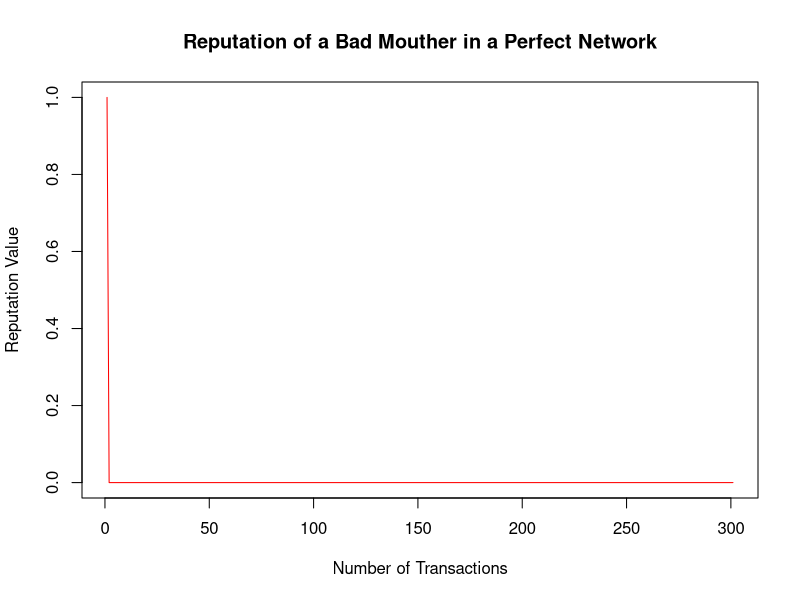
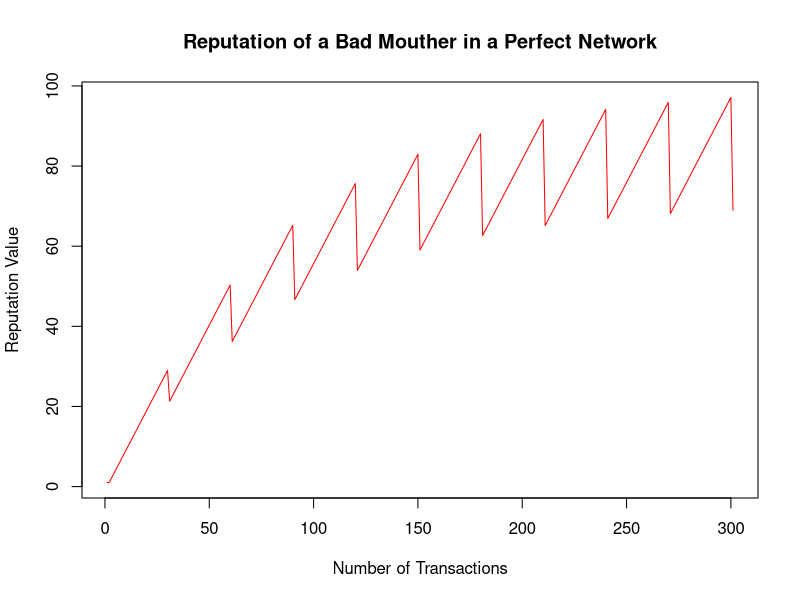
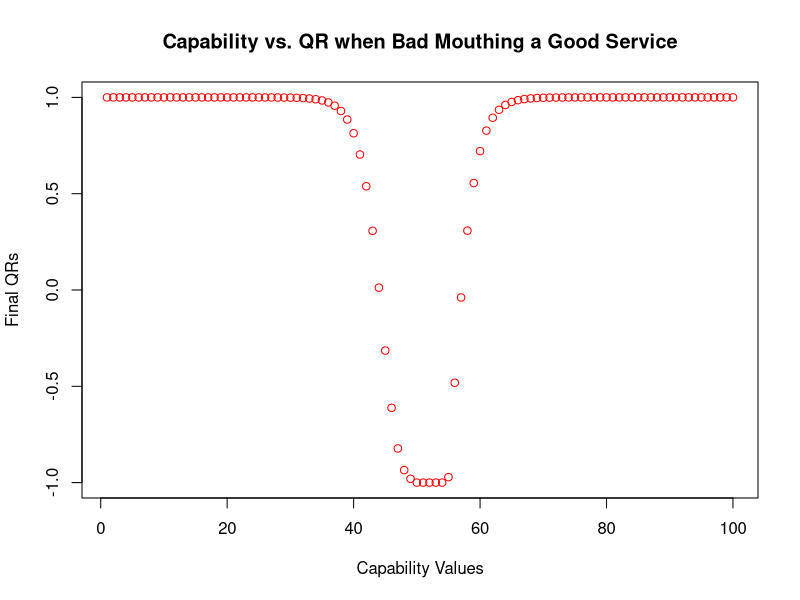

Write R code to recreate these figures, in order.
#!/usr/bin/env Rscript
# Author: Cody Lewis
# Date: 2019-02-13
# Description:
# Show the relationship between capability, QR, and Reputation

# The max values of service and capability respectively
S_MAX = 101
C_MAX = 101

# Get a scalar distance between 2 values
find_dist <- function(target, current) {
    return(abs(target - current))
}

# Find the distance between a report's context and a target context
report_dist <- function(c_j, s_j, c_target, s_target, eta, note,
			dS_max_sq, dC_max_sq, S_max, C_max) {
    shared_term = sqrt(
        (dS_max_sq + dC_max_sq) *
        (
         (find_dist(s_target, s_j)**2 /
          dS_max_sq) +
             (find_dist(c_target, c_j)**2 /
              dC_max_sq)
        )
    )
    unique_term = `if`(
        note,
        sqrt(
            (dS_max_sq + dC_max_sq) *
            (
             ((S_max - s_j) /
              (S_max - (s_target - eta)))**2 +
             (c_j /
              (c_target + eta))**2
            )
        ),
        sqrt(
            (dS_max_sq + dC_max_sq) *
            (
             ((C_max - c_j) /
              (C_max - (c_target - eta)))**2 +
             (s_j / (s_target + eta))**2
            )
        )
    )
    return(min(shared_term, unique_term))
}

find_s <- function(note_j) {
    return((1 / 2) * (note_j**2 - note_j))
}

# Find the weight of a report
find_weight <- function(lambda, theta, note, report_time, distance, time) {
    theta_exp = ((find_s(note) + 1) * (time - report_time))
    return((lambda ** distance) * (theta ** theta_exp))
}

# Give a value stating the significance of older occurances
find_c_i <- function(theta, t_1, t_i) {
    return(theta ** (t_1 - t_i))
}

# Find a quality of reccomendation for a given report weight
find_qr <- function(weight, client_note, theta, time, node_note,
                    client_qr, node_qrs, node_qr_times) {
    QR = 1
    C_F = weight * client_qr
    QRXF = C_F * (-abs(node_note - client_note))
    numerator=denominator=0
    numerator = sum(sapply(1:length(node_qrs),
        function(i) {
            c_i = find_c_i(theta, node_qr_times[[1]],
                           node_qr_times[[i]])
            c_i * node_qrs[[i]] + QRXF
        }
    ))
    denominator = sum(sapply(1:length(node_qrs),
        function(i) {
            c_i = find_c_i(theta, node_qr_times[[1]],
                           node_qr_times[[i]])
            c_i + abs(C_F)
        }
    ))
    QR = `if`(
        denominator == 0,
        0,
        numerator / denominator
    )
    if(QR < -1) {
        QR = -1
    } else if(QR > 1) {
        QR = 1
    }
    return(QR)
}

# Calculate the reputation of a server
calculate_reputation <- function(theta, client_note, client_qr, transactions,
                                 time, node_qr_times) {
    sum = 0
    for(i in 1:transactions) {
        c_i = find_c_i(theta, time, node_qr_times[[i]])
        # print(c_i)
        sum = sum + c_i * client_note * client_qr
    }
    return(sum)
}

take_note <- function(c, c_target) {
    `if`(c < c_target, 0, 1)
}

plot_reputation <- function(reputations, c_j) {
    png(sprintf("%d_reputation_evolution.png", c_j))
    plot(
        reputations,
        xlab = "Number of Transactions",
        ylab = "Reputation Value",
        main = "Reputation of a Bad Mouther in a Perfect Network",
        type = "l",
        col = "red"
    )
    dev.off()
}

plot_cap_qr <- function(final_qrs) {
    png("cap_qr.png")
    plot(
        x = 1:100,
        y = final_qrs,
        xlab = "Capability Values",
        ylab = "Final QRs",
        main = "Capability vs. QR when Bad Mouthing a Good Service",
        col = "red"
    )
    dev.off()
}

main <- function() {
    s_target = 50
    c_target = 50
    s_j = 50
    eta = 1
    node_note = -1
    client_qr = 1
    lambda = theta = 0.7
    final_qrs = rep(1, each=100)
    reputations = matrix(rep(1, each=(301 * 100)), nrow=100)
    for(c_j in 1:100) {
        node_qrs = c(1)
        node_qr_times = c(1)
        time = 1
        client_note = take_note(c_j, c_target)
        for(transactions in 1:300) {
            if((transactions %% 30) == 0) {
                time = time + 1
            }
            d = report_dist(c_j, s_j, c_target, s_target, eta, node_note,
                            find_dist(S_MAX, s_target)**2,
                            find_dist(C_MAX, c_target)**2, S_MAX, C_MAX)
            w = find_weight(lambda, theta, node_note, time, d, time)
            qr = find_qr(w, client_note, theta, time, node_note, client_qr,
                         node_qrs, node_qr_times)
            node_qrs = c(qr, node_qrs)
            node_qr_times = c(time, node_qr_times)
            reputations[c_j, transactions + 1] = calculate_reputation(theta, client_note, client_qr, transactions, time, node_qr_times)
        }
        final_qrs[[c_j]] = node_qrs[[1]]
        print(sprintf("Completed 300 transactions for c_j: %d", c_j))
    }
    plot_reputation(reputations[1, ], 1)
    plot_reputation(reputations[100, ], 100)
    plot_cap_qr(final_qrs)
}

main()
